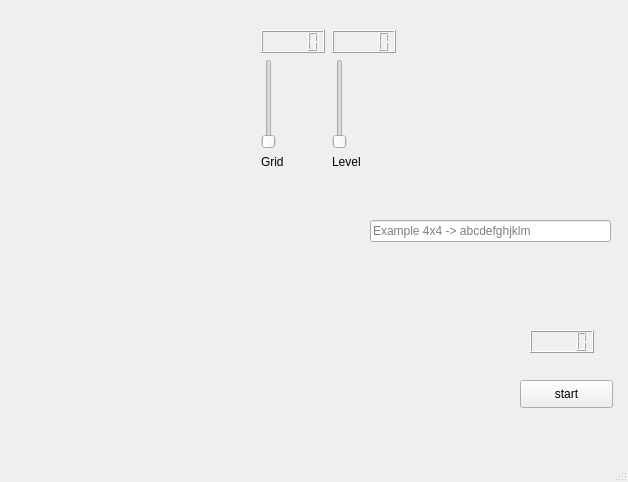
<?xml version="1.0" encoding="UTF-8"?>
<ui version="4.0">
 <class>MainWindow</class>
 <widget class="QMainWindow" name="MainWindow">
  <property name="geometry">
   <rect>
    <x>0</x>
    <y>0</y>
    <width>628</width>
    <height>482</height>
   </rect>
  </property>
  <property name="windowTitle">
   <string>MainWindow</string>
  </property>
  <widget class="QWidget" name="centralwidget">
   <widget class="QPushButton" name="pushButton">
    <property name="geometry">
     <rect>
      <x>520</x>
      <y>380</y>
      <width>93</width>
      <height>28</height>
     </rect>
    </property>
    <property name="text">
     <string>start</string>
    </property>
   </widget>
   <widget class="QLineEdit" name="lineEdit">
    <property name="geometry">
     <rect>
      <x>370</x>
      <y>220</y>
      <width>241</width>
      <height>22</height>
     </rect>
    </property>
    <property name="placeholderText">
     <string>Example 4x4 -&gt; abcdefghjklm</string>
    </property>
   </widget>
   <widget class="QLCDNumber" name="lcdNumber_3">
    <property name="geometry">
     <rect>
      <x>530</x>
      <y>330</y>
      <width>64</width>
      <height>23</height>
     </rect>
    </property>
   </widget>
   <widget class="QWidget" name="">
    <property name="geometry">
     <rect>
      <x>260</x>
      <y>30</y>
      <width>137</width>
      <height>139</height>
     </rect>
    </property>
    <layout class="QGridLayout" name="gridLayout">
     <item row="0" column="0">
      <widget class="QLCDNumber" name="lcdNumber"/>
     </item>
     <item row="0" column="1">
      <widget class="QLCDNumber" name="lcdNumber_2"/>
     </item>
     <item row="1" column="0">
      <widget class="QSlider" name="verticalSlider">
       <property name="minimum">
        <number>4</number>
       </property>
       <property name="maximum">
        <number>12</number>
       </property>
       <property name="orientation">
        <enum>Qt::Vertical</enum>
       </property>
      </widget>
     </item>
     <item row="1" column="1">
      <widget class="QSlider" name="verticalSlider_2">
       <property name="minimum">
        <number>1</number>
       </property>
       <property name="maximum">
        <number>10</number>
       </property>
       <property name="orientation">
        <enum>Qt::Vertical</enum>
       </property>
      </widget>
     </item>
     <item row="2" column="0">
      <widget class="QLabel" name="label">
       <property name="text">
        <string>Grid</string>
       </property>
      </widget>
     </item>
     <item row="2" column="1">
      <widget class="QLabel" name="label_2">
       <property name="text">
        <string>Level</string>
       </property>
      </widget>
     </item>
    </layout>
   </widget>
  </widget>
  <widget class="QMenuBar" name="menubar">
   <property name="geometry">
    <rect>
     <x>0</x>
     <y>0</y>
     <width>628</width>
     <height>26</height>
    </rect>
   </property>
  </widget>
  <widget class="QStatusBar" name="statusbar"/>
 </widget>
 <resources/>
 <connections>
  <connection>
   <sender>verticalSlider</sender>
   <signal>sliderMoved(int)</signal>
   <receiver>lcdNumber</receiver>
   <slot>display(int)</slot>
   <hints>
    <hint type="sourcelabel">
     <x>273</x>
     <y>137</y>
    </hint>
    <hint type="destinationlabel">
     <x>290</x>
     <y>75</y>
    </hint>
   </hints>
  </connection>
  <connection>
   <sender>verticalSlider_2</sender>
   <signal>sliderMoved(int)</signal>
   <receiver>lcdNumber_2</receiver>
   <slot>display(int)</slot>
   <hints>
    <hint type="sourcelabel">
     <x>342</x>
     <y>115</y>
    </hint>
    <hint type="destinationlabel">
     <x>360</x>
     <y>71</y>
    </hint>
   </hints>
  </connection>
 </connections>
</ui>
